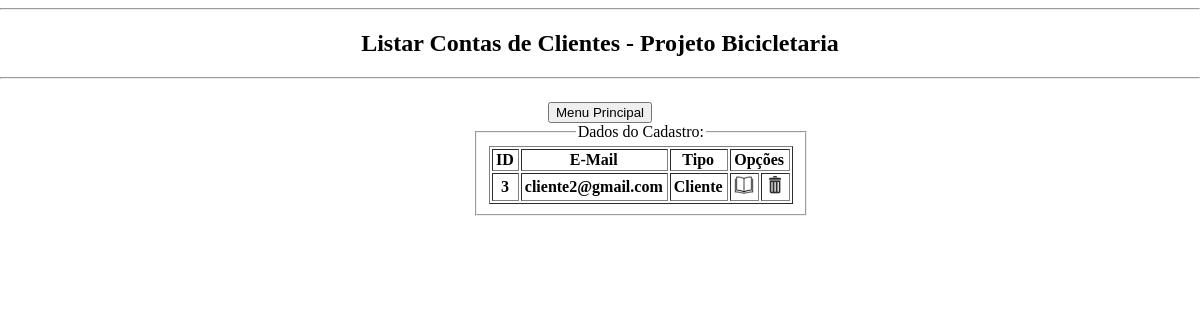
/listarContasClt-ADM.php, run on the app's committed database.
### tables this page shows
CREATE TABLE `usuario` (
  `idUsuario` int(11) NOT NULL,
  `email` varchar(200) NOT NULL,
  `senha` varchar(32) NOT NULL,
  `idListaPerfil_Usuario` int(11) NOT NULL
);

CREATE TABLE `listaperfil` (
  `idListaPerfil` int(11) NOT NULL,
  `nome` varchar(10) NOT NULL
);

### listarContasClt-ADM.php (the view, shortened to what this page needs)
<!DOCTYPE HTML>
<html lang="pt-br">
	<head>
		<link rel="stylesheet" type="text/css" href="stylesheet.css" />
	</head>
	<body>
		<header>
			<hr>
			<h2><center>Listar Contas de Clientes - Projeto Bicicletaria</center></h2>
			<hr>
		</header>
		<nav>
			<a href="menuADM.php">
				<input class="botaoTop" type="button" value="Menu Principal" name="index" align="center">
			</a>
		</nav>
		<div>
			<fieldset>
				<legend>
					Dados do Cadastro:
				</legend>
				<table border="1" style ="margin : 0 auto">
					<th>ID</th>
					<th>E-Mail</th>
					<th>Tipo</th>
					<th colspan="2">Opções</th>
					<?php
						include "conexao.php";
						$sql = "SELECT idUsuario, email, listaperfil.nome FROM usuario
								LEFT JOIN listaperfil ON listaperfil.idListaPerfil = usuario.idListaPerfil_usuario
								WHERE idListaPerfil_usuario = 4
								GROUP BY usuario.idUsuario";
						$contatos = $conex -> prepare($sql);
						$contatos -> execute();
						foreach($contatos as $bolacha)
						{
								$id = $bolacha['idUsuario'];
								$email = $bolacha['email'];
								$tipo = $bolacha['nome'];
								echo "<tr>";
								echo "<th>".$id."</th>";
								echo "<th>".$email."</th>";
								echo "<th align='center'>".$tipo."</th>";
								echo "<th>
										<a href='edicaoContas.php?email=$email&editar=editar'>
											<img src='imagens/Expandir01.png' width='20px'>
										</a>
									  </th>";
								echo "<th>
										<a href='exclusaoContas.php?email=$email&editar=editar'>
											<img src='imagens/Lixo01.png' width='20px'>
										</a>
									  </th>";
								echo "</tr>";
						}
					?>
				</table>
			</fieldset>
		</div>
	</body>
</html>

### stylesheet.css (style rules this page uses)
html, body { width: 100%; height: 100%; margin: 0 auto; text-align: center; }
div { max-width: 250px; margin: 0 auto; width: 50%; }
input.botaoTop { margin-top:15px; }
th { padding-left: 3px; padding-right: 4px; white-space: nowrap; }
fieldset { margin-bottom: 25px; margin-top: 10px; max-width: 100px; width: 75%; margin: 0 auto; }
legend { margin-bottom: 0px; margin-top: 23px; }
a { text-decoration: none; }

### data on the page
usuario: idUsuario "3", email "cliente2@gmail.com", idListaPerfil_Usuario.nome "Cliente"
